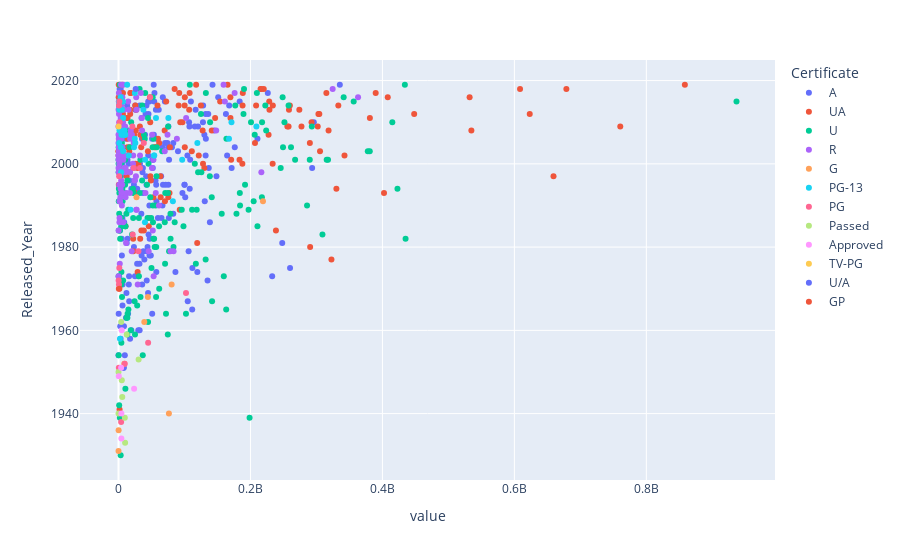

Notebook code cell kept with this figure:
### Code cell
import plotly.graph_objects as go

px.scatter(new_movie,x=['Gross'],y='Released_Year',color='Certificate')

### Figure 1 — Plotly figure (JSON) as saved in the notebook; plotly's stock layout.template omitted (floating-point values rounded to 4 significant figures; data arrays with more than 128 entries replaced by an {"elided": "..."} marker saying what was removed)
{"data": [{"hovertemplate": "Certificate=A<br>value=%{x}<br>Released_Year=%{y}<extra></extra>", "legendgroup": "A", "marker": {"color": "#636efa", "symbol": "circle"}, "mode": "markers", "name": "A", "orientation": "v", "showlegend": true, "type": "scatter", "x": {"elided": "174 int values"}, "xaxis": "x", "y": {"elided": "174 int values"}, "yaxis": "y"}, {"hovertemplate": "Certificate=UA<br>value=%{x}<br>Released_Year=%{y}<extra></extra>", "legendgroup": "UA", "marker": {"color": "#EF553B", "symbol": "circle"}, "mode": "markers", "name": "UA", "orientation": "v", "showlegend": true, "type": "scatter", "x": {"elided": "142 int values"}, "xaxis": "x", "y": {"elided": "142 int values"}, "yaxis": "y"}, {"hovertemplate": "Certificate=U<br>value=%{x}<br>Released_Year=%{y}<extra></extra>", "legendgroup": "U", "marker": {"color": "#00cc96", "symbol": "circle"}, "mode": "markers", "name": "U", "orientation": "v", "showlegend": true, "type": "scatter", "x": {"elided": "182 int values"}, "xaxis": "x", "y": {"elided": "182 int values"}, "yaxis": "y"}, {"hovertemplate": "Certificate=R<br>value=%{x}<br>Released_Year=%{y}<extra></extra>", "legendgroup": "R", "marker": {"color": "#ab63fa", "symbol": "circle"}, "mode": "markers", "name": "R", "orientation": "v", "showlegend": true, "type": "scatter", "x": {"elided": "131 int values"}, "xaxis": "x", "y": {"elided": "131 int values"}, "yaxis": "y"}, {"hovertemplate": "Certificate=G<br>value=%{x}<br>Released_Year=%{y}<extra></extra>", "legendgroup": "G", "marker": {"color": "#FFA15A", "symbol": "circle"}, "mode": "markers", "name": "G", "orientation": "v", "showlegend": true, "type": "scatter", "x": [163245, 19181, 8819028, 218967620, 80500000, 39100000, 27281507, 44527234, 76408097], "xaxis": "x", "y": [1936, 1931, 1952, 1991, 1971, 1962, 1992, 1968, 1940], "yaxis": "y"}, {"hovertemplate": "Certificate=PG-13<br>value=%{x}<br>Released_Year=%{y}<extra></extra>", "legendgroup": "PG-13", "marker": {"color": "#19d3f3", "symbol": "circle"}, "mode": "markers", "name": "PG-13", "orientation": "v", "showlegend": true, "type": "scatter", "x": [7098492, 1498210, 23530892, 4445756, 5990075, 167445960, 2237659, 3237118, 3635164, 53710019, 18254702, 40084041, 1330596, 5209580, 9030581, 25514517, 119519402, 7002255, 54234062, 3358518, 6743776, 56816662, 1054361, 15539266, 40311852, 4065116, 82418501, 24801212, 13122642, 845464, 37707719, 171243005, 75605492, 209028679, 9422422, 10301706, 24633730, 96522687], "xaxis": "x", "y": [2011, 2008, 2004, 2007, 2007, 2006, 1958, 2016, 2004, 2002, 1989, 1986, 2013, 2013, 2008, 2005, 2005, 2003, 2002, 2015, 2015, 2011, 2005, 2002, 2001, 1998, 1991, 2017, 2019, 2015, 2013, 2010, 2011, 2009, 2007, 2007, 2006, 2001], "yaxis": "y"}, {"hovertemplate": "Certificate=PG<br>value=%{x}<br>Released_Year=%{y}<extra></extra>", "legendgroup": "PG", "marker": {"color": "#FF6692", "symbol": "circle"}, "mode": "markers", "name": "PG", "orientation": "v", "showlegend": true, "type": "scatter", "x": [933933, 1229197, 857524, 44908000, 23159305, 30177511, 102308889, 21002919, 198809, 9450000, 3981000, 48023088, 38405088, 32481825, 21500000, 1339152, 1752214, 536118, 696690], "xaxis": "x", "y": [1997, 1975, 2014, 1957, 1999, 1979, 1969, 2009, 1972, 1952, 1938, 2016, 2005, 1999, 1983, 2015, 2010, 1951, 1971], "yaxis": "y"}, {"hovertemplate": "Certificate=Passed<br>value=%{x}<br>Released_Year=%{y}<extra></extra>", "legendgroup": "Passed", "marker": {"color": "#B6E880", "symbol": "circle"}, "mode": "markers", "name": "Passed", "orientation": "v", "showlegend": true, "type": "scatter", "x": [5720000, 10177, 5014000, 4050000, 9600000, 12535000, 55000, 10000000, 30500000], "xaxis": "x", "y": [1944, 1950, 1948, 1962, 1939, 1959, 1940, 1933, 1953], "yaxis": "y"}, {"hovertemplate": "Certificate=Approved<br>value=%{x}<br>Released_Year=%{y}<extra></extra>", "legendgroup": "Approved", "marker": {"color": "#FF97FF", "symbol": "circle"}, "mode": "markers", "name": "Approved", "orientation": "v", "showlegend": true, "type": "scatter", "x": [3969893, 449191, 4360000, 4360000, 23650000, 4905000], "xaxis": "x", "y": [1951, 1949, 1940, 1934, 1946, 1960], "yaxis": "y"}, {"hovertemplate": "Certificate=TV-PG<br>value=%{x}<br>Released_Year=%{y}<extra></extra>", "legendgroup": "TV-PG", "marker": {"color": "#FECB52", "symbol": "circle"}, "mode": "markers", "name": "TV-PG", "orientation": "v", "showlegend": true, "type": "scatter", "x": [106662], "xaxis": "x", "y": [2009], "yaxis": "y"}, {"hovertemplate": "Certificate=U/A<br>value=%{x}<br>Released_Year=%{y}<extra></extra>", "legendgroup": "U/A", "marker": {"color": "#636efa", "symbol": "circle"}, "mode": "markers", "name": "U/A", "orientation": "v", "showlegend": true, "type": "scatter", "x": [26020957], "xaxis": "x", "y": [2018], "yaxis": "y"}, {"hovertemplate": "Certificate=GP<br>value=%{x}<br>Released_Year=%{y}<extra></extra>", "legendgroup": "GP", "marker": {"color": "#EF553B", "symbol": "circle"}, "mode": "markers", "name": "GP", "orientation": "v", "showlegend": true, "type": "scatter", "x": [1378435], "xaxis": "x", "y": [1970], "yaxis": "y"}], "layout": {"legend": {"title": {"text": "Certificate"}, "tracegroupgap": 0}, "margin": {"t": 60}, "xaxis": {"anchor": "y", "domain": [0, 1], "title": {"text": "value"}}, "yaxis": {"anchor": "x", "domain": [0, 1], "title": {"text": "Released_Year"}}}}
